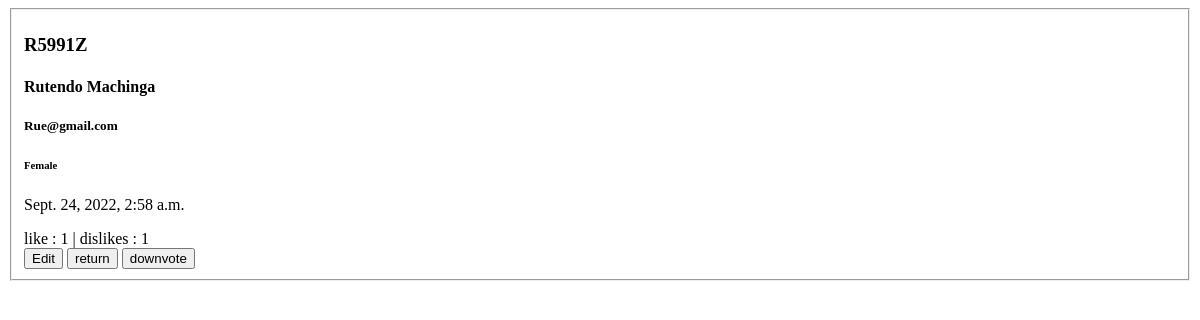
Page /120 on the earlier database version.
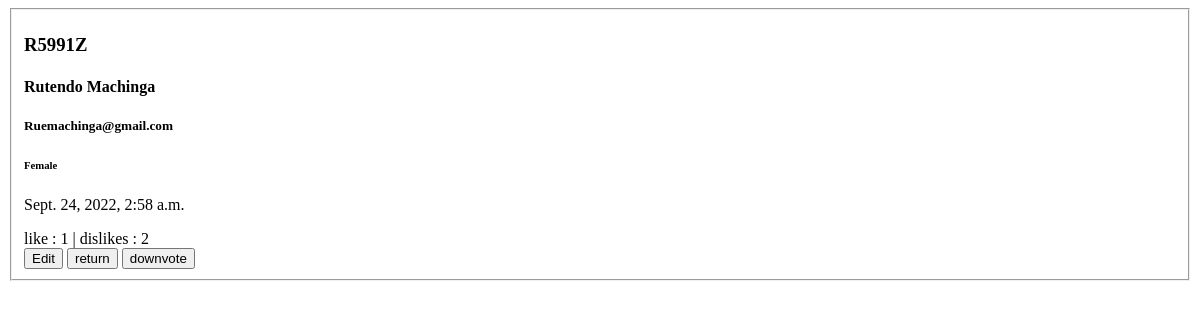
Same page on the later database version.
### main/models.py (models this page shows, shortened)
class students(models.Model):
    sex_choices =(
        ('Male','Male'),
        ('Female','Female')
    )
    student_firstname = models.CharField(max_length=20)
    student_lastname = models.CharField(max_length=20)
    student_email = models.EmailField(max_length=255,unique=True)
    student_regnumber = models.CharField(max_length=20,default=random_reg_number)
    student_sex = models.CharField(max_length=6,choices=sex_choices,default=sex_choices)
    date_created = models.DateTimeField(default=datetime.today)
    class Meta:
    		ordering = ['-date_created']

### main/views.py (the view)
# urls.py: path('<int:pk>', views.detailstudent, name='student-detail'),
def detailstudent(request, pk):
    studentobject = students.objects.get(id=pk)
    votesinfo = votes.objects.filter(studentid=pk)
    likes = votes.objects.filter(studentid=pk,upvoted=1).count()
    dislikes = votes.objects.filter(studentid=pk,upvoted=0).count()
    context = {'studentobject': studentobject,'votesinfo':votesinfo,'likes':likes,'dislikes':dislikes}
    return render(request, 'main/student-detail.html', context)

### main/templates/main/student-detail.html (shortened to what this page needs)
{% block content %}
  <div class="container" id="student-detail">
    <form method="POST">
  <fieldset class="form-group">
 <div class="col-xs-6" id="update">
     <h3> R{{ studentobject.student_regnumber  }}Z</h3>
     <h4>{{ studentobject.student_firstname|capfirst }} {{ studentobject.student_lastname|capfirst }}</h4>
     <h5> {{ studentobject.student_email  }}</h5>
     <h6> {{ studentobject.student_sex  }}</h6>
     <p> {{ studentobject.date_created  }}</p>
    like : {{ likes }} | dislikes : {{  dislikes }}
       <div class="form-group">
        <button  hx-get="{% url 'update-student' studentobject.id %}"
                 hx-swap='innerHTML'
                 hx-target="#update"
                class="btn btn-primary">
          Edit
        </button>
        <button hx-get="{% url 'home' %}"
                hx-swap='innerHTML'
                hx-target="#body"
                class="btn btn-info">
                return
        </button>
       {% if likes > 0 %}
       <form method="Post" hx-post="{% url 'downvote' studentobject.id %}">
      <button type="submit"  hx-post="{% url 'downvote' studentobject.id %}"
      hx-swap='innerHTML'
      hx-target="#cover"
      class="btn btn-danger"
      >downvote</button>
      {% endif %}
       </div>
       </fieldset>
 </div>
{% endblock content %}

Differences in the rows shown:
changed students "Rutendo": student_email "Rue@gmail.com" → "Ruemachinga@gmail.com"
Other differences:
{{ dislikes }}: "1" → "2"
